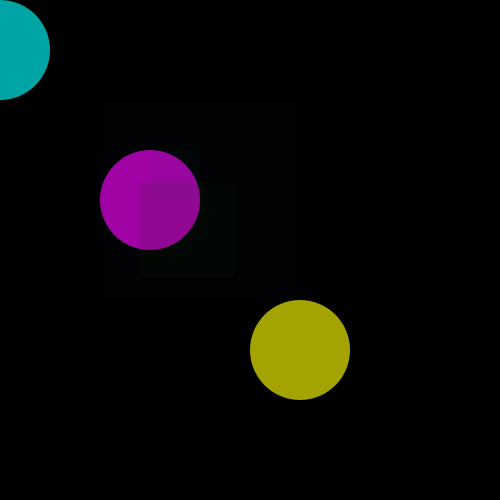
Frame 1 (no input)
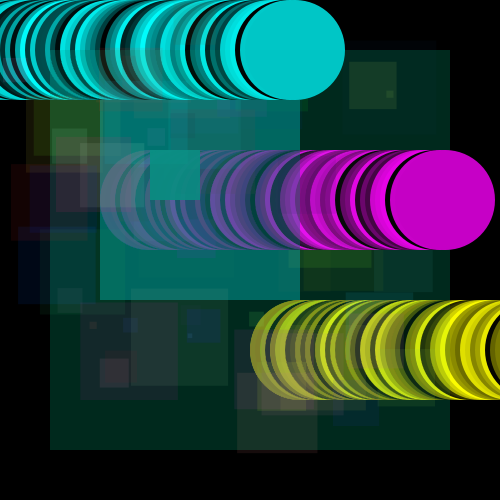
Frame 60 (the mouse pressed at the canvas centre just before this capture)
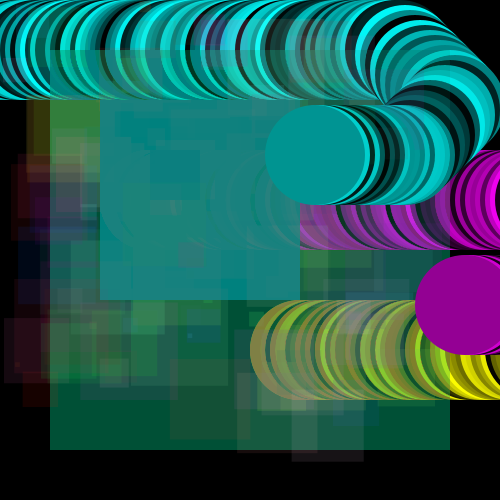
Frame 120 (the mouse held since frame 60 and released just before this capture)

The Processing sketch that drew these frames (run headless with seeded random() and noise(); from frame 60 on, the mouse is pressed at the canvas centre):

// Processing sketch: processing_45502
// ── processing_45502.pde

int xpos = 0;
 int ypos = 50;
 float cala = 0;
float num;
int step =5;
void setup(){
  size(500,500);
  background(0);
  
  
}

void draw(){
  cala = random(0,255);
  fill(0,0,random(255),0);
  rect(0,0,500,500);
  noStroke();
  fill(255);
  fill(0,cala,cala);
  ellipse(xpos,ypos,100,100);
   fill(cala,0,cala);
  ellipse(xpos+150,ypos+150,100,100);
   fill(cala,cala,0);
  ellipse(xpos+300,ypos+300,100,100);
   xpos = xpos+step;
   if(xpos >400){ypos=ypos+5;}
   if(xpos <0 ){ypos=ypos+5;}
   if(xpos>450){
     step = step* -1;}
    
   if(xpos<0){
     step=step +1;}
     if(ypos>400){ypos=ypos-400;}
  
     num = random(0,100);
   fill(0,random(255),random(255),1);
   rect(50,50,400,400);
     fill(0,random(255),random(255),5);
   rect(100,100,200,200);
     fill(0,random(255),random(255),10);
   rect(150,150,50,50);
   fill(random(255),random(255),random(255),25);
   rect(random(0,400),random(0,400),num,num);
   noStroke();
}
